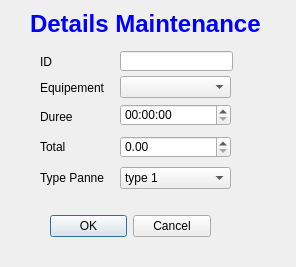
<?xml version="1.0" encoding="UTF-8"?>
<ui version="4.0">
 <class>add_maintenance</class>
 <widget class="QDialog" name="add_maintenance">
  <property name="geometry">
   <rect>
    <x>0</x>
    <y>0</y>
    <width>296</width>
    <height>267</height>
   </rect>
  </property>
  <property name="windowTitle">
   <string>Dialog</string>
  </property>
  <widget class="QDialogButtonBox" name="buttonBox">
   <property name="geometry">
    <rect>
     <x>50</x>
     <y>210</y>
     <width>161</width>
     <height>32</height>
    </rect>
   </property>
   <property name="orientation">
    <enum>Qt::Horizontal</enum>
   </property>
   <property name="standardButtons">
    <set>QDialogButtonBox::Cancel|QDialogButtonBox::Ok</set>
   </property>
  </widget>
  <widget class="QLabel" name="label_6">
   <property name="geometry">
    <rect>
     <x>40</x>
     <y>80</y>
     <width>71</width>
     <height>16</height>
    </rect>
   </property>
   <property name="text">
    <string>Equipement</string>
   </property>
  </widget>
  <widget class="QLabel" name="label_5">
   <property name="geometry">
    <rect>
     <x>40</x>
     <y>170</y>
     <width>71</width>
     <height>16</height>
    </rect>
   </property>
   <property name="text">
    <string>Type Panne</string>
   </property>
  </widget>
  <widget class="QComboBox" name="panne">
   <property name="geometry">
    <rect>
     <x>120</x>
     <y>167</y>
     <width>111</width>
     <height>22</height>
    </rect>
   </property>
   <item>
    <property name="text">
     <string>type 1</string>
    </property>
   </item>
   <item>
    <property name="text">
     <string>type 2</string>
    </property>
   </item>
   <item>
    <property name="text">
     <string>type 3</string>
    </property>
   </item>
   <item>
    <property name="text">
     <string>type 4</string>
    </property>
   </item>
  </widget>
  <widget class="QLabel" name="label_4">
   <property name="geometry">
    <rect>
     <x>40</x>
     <y>110</y>
     <width>47</width>
     <height>14</height>
    </rect>
   </property>
   <property name="text">
    <string>Duree</string>
   </property>
  </widget>
  <widget class="QLineEdit" name="id">
   <property name="geometry">
    <rect>
     <x>120</x>
     <y>51</y>
     <width>113</width>
     <height>20</height>
    </rect>
   </property>
  </widget>
  <widget class="QLabel" name="label_2">
   <property name="geometry">
    <rect>
     <x>40</x>
     <y>55</y>
     <width>47</width>
     <height>14</height>
    </rect>
   </property>
   <property name="text">
    <string>ID</string>
   </property>
  </widget>
  <widget class="QLabel" name="label_3">
   <property name="geometry">
    <rect>
     <x>40</x>
     <y>140</y>
     <width>47</width>
     <height>14</height>
    </rect>
   </property>
   <property name="text">
    <string>Total</string>
   </property>
  </widget>
  <widget class="QLabel" name="label">
   <property name="geometry">
    <rect>
     <x>30</x>
     <y>4</y>
     <width>251</width>
     <height>41</height>
    </rect>
   </property>
   <property name="text">
    <string>&lt;html&gt;&lt;head/&gt;&lt;body&gt;&lt;p&gt;&lt;span style=&quot; font-size:18pt; font-weight:600; color:#0000ff;&quot;&gt;Details Maintenance&lt;/span&gt;&lt;/p&gt;&lt;/body&gt;&lt;/html&gt;</string>
   </property>
  </widget>
  <widget class="QTimeEdit" name="duree">
   <property name="geometry">
    <rect>
     <x>120</x>
     <y>104</y>
     <width>111</width>
     <height>22</height>
    </rect>
   </property>
  </widget>
  <widget class="QComboBox" name="equipement">
   <property name="geometry">
    <rect>
     <x>120</x>
     <y>76</y>
     <width>111</width>
     <height>22</height>
    </rect>
   </property>
  </widget>
  <widget class="QDoubleSpinBox" name="total">
   <property name="geometry">
    <rect>
     <x>120</x>
     <y>136</y>
     <width>111</width>
     <height>22</height>
    </rect>
   </property>
  </widget>
 </widget>
 <resources/>
 <connections>
  <connection>
   <sender>buttonBox</sender>
   <signal>accepted()</signal>
   <receiver>add_maintenance</receiver>
   <slot>accept()</slot>
   <hints>
    <hint type="sourcelabel">
     <x>248</x>
     <y>254</y>
    </hint>
    <hint type="destinationlabel">
     <x>157</x>
     <y>274</y>
    </hint>
   </hints>
  </connection>
  <connection>
   <sender>buttonBox</sender>
   <signal>rejected()</signal>
   <receiver>add_maintenance</receiver>
   <slot>reject()</slot>
   <hints>
    <hint type="sourcelabel">
     <x>316</x>
     <y>260</y>
    </hint>
    <hint type="destinationlabel">
     <x>286</x>
     <y>274</y>
    </hint>
   </hints>
  </connection>
 </connections>
</ui>
